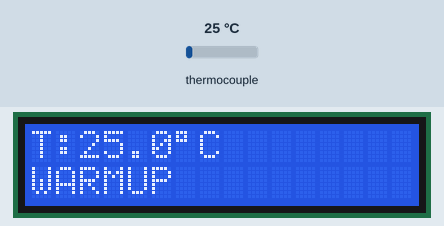
This sketch was run on a simulated Arduino Uno, built with avr-gcc and run on an emulated ATmega328P. Parts: 16×2 character LCD. The test bench sets the inputs (shaded band); at power-on: thermocouple 25 °C. What the sketch prints to the serial monitor is not drawn.

Above: at 2.2 s.
2.3 s: thermocouple set to 38 °C
At 3.0 s:
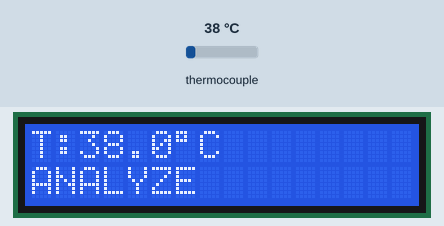
5.3 s: thermocouple set to 75 °C
At 7.0 s:
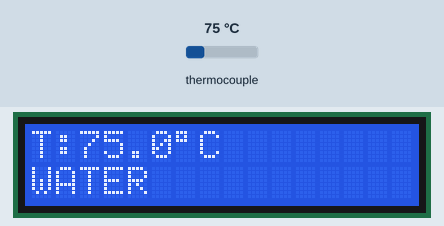
7.1 s: thermocouple set to 6 °C
At 8.5 s:
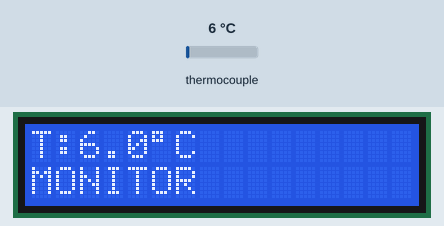
8.9 s: thermocouple set to 150 °C
At 11.0 s:
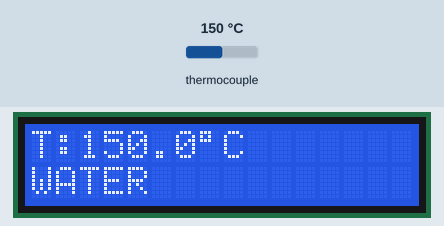
11.9 s: thermocouple set to 0 °C
At 12.7 s:
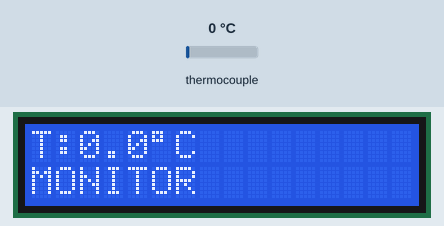
14.9 s: thermocouple set to 11 °C
At 16.2 s:
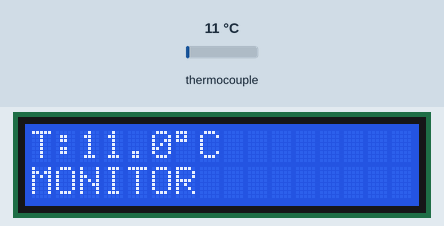
Timing chart, 0 to 17.9 s (numbered marks = the images above; inputs shaded):
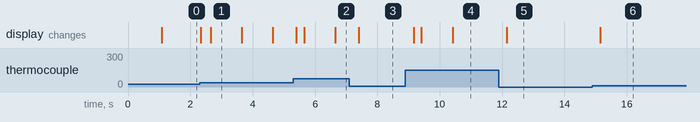

The sketch:

sketch_apr10a.ino
```cpp
#include <LiquidCrystal.h>
#include <max6675.h>
#include <math.h>

// ==========================
// LCD: RS, E, D4, D5, D6, D7
// ==========================
LiquidCrystal lcd(7, 6, 5, 4, A0, A1);

// ==========================
// MAX6675: SCK, CS, SO
// ==========================
int thermoSCK = 13;
int thermoCS  = 10;
int thermoSO  = 12;

MAX6675 thermocouple(thermoSCK, thermoCS, thermoSO);

// ==========================
// Final deployable model constants
// classes_: [0, 1, 2]
// 0 = background, 1 = water, 2 = flame
// ==========================
const int FEATURE_COUNT = 8;
const int WINDOW = 6;

const float SCALER_MEAN[8] = {
  50.0770024773f, 49.5831154234f, 0.1372832370f, 0.1415909716f,
  0.5353702175f, -0.2512386457f, 0.4700139119f, 0.2881336156f
};

const float SCALER_STD[8] = {
  19.9513292393f, 19.6420741605f, 0.5490883984f, 0.4471568452f,
  0.5261088397f, 0.4646888289f, 0.6775544422f, 0.1313555258f
};

const float LOGREG_COEF_CLASS_0[8] = {
  -1.0665727492f, -0.8158413432f, -1.2310814416f, -2.5904672804f,
  -0.4146361218f, -0.4983854282f, -1.1625120380f, 0.0800489103f
};

const float LOGREG_COEF_CLASS_1[8] = {
  0.0739980282f, 0.0898207338f, 0.1149851963f, 1.9266203110f,
  0.0574959186f, 0.4625352928f, -0.5782879439f, 0.2493090889f
};

const float LOGREG_COEF_CLASS_2[8] = {
  0.9925747210f, 0.7260206094f, 1.1160962453f, 0.6638469694f,
  0.3571402032f, 0.0358501354f, 1.7407999820f, -0.3293579992f
};

const float LOGREG_INTERCEPT[3] = {
  -0.1194657917f, 1.4108650433f, -1.2913992517f
};

// ==========================
// Sampling
// ==========================
const unsigned long SAMPLE_INTERVAL_MS = 250;

// ==========================
// Decision / display logic
// ==========================
const float START_TEMP_THRESHOLD = 35.0f;         // temperature must be above this to start analyzing
const float START_MEAN_DIFF_THRESHOLD = 0.05f;    // must be rising
const float COOLING_MEAN_DIFF_THRESHOLD = -0.03f; // falling threshold

const int VOTE_WINDOW = 5;       // keep last 5 source predictions
const int REQUIRED_VOTES = 4;    // need at least 4 same votes to lock

// smarter unlock parameters
const int REQUIRED_BKG_STREAK = 4;           // unlock if background predicted 4 times in a row
const float DROP_FROM_PEAK_THRESHOLD = 8.0f; // unlock if temp falls 8C below locked peak
const unsigned long MAX_LOCK_MS = 8000;      // force unlock logic after 8 seconds if already cooling

// ==========================
// Rolling buffer: previous 6 temps
// ==========================
float historyBuffer[WINDOW];
int validHistoryCount = 0;

// ==========================
// Decision state
// ==========================
int voteBuffer[VOTE_WINDOW];
int voteCount = 0;

bool locked = false;
int lockedClass = 0;              // 0=bkg, 1=water, 2=flame
const char* currentStatus = "MONITOR";

// new smart unlock state
float peakLockedTemp = 0.0f;      // highest temp seen after locking
int backgroundStreak = 0;         // consecutive background predictions
unsigned long lockStartMs = 0;    // when lock started

// ==========================
// LCD helpers
// ==========================
void printLine(int row, const char* text) {
  lcd.setCursor(0, row);
  lcd.print("                ");
  lcd.setCursor(0, row);
  lcd.print(text);
}

void showLCD(float tempC, const char* status) {
  lcd.setCursor(0, 0);
  lcd.print("                ");
  lcd.setCursor(0, 0);
  lcd.print("T:");
  lcd.print(tempC, 1);
  lcd.print((char)223);
  lcd.print("C");

  lcd.setCursor(0, 1);
  lcd.print("                ");
  lcd.setCursor(0, 1);
  lcd.print(status);
}

// ==========================
// Math helpers
// ==========================
float meanArray(const float* arr, int n) {
  float s = 0.0f;
  for (int i = 0; i < n; i++) s += arr[i];
  return s / n;
}

float stdArray(const float* arr, int n, float meanVal) {
  float s = 0.0f;
  for (int i = 0; i < n; i++) {
    float d = arr[i] - meanVal;
    s += d * d;
  }
  return sqrt(s / n);
}

int argmax3(float a, float b, float c) {
  if (a >= b && a >= c) return 0;
  if (b >= a && b >= c) return 1;
  return 2;
}

// ==========================
// Vote helpers
// ==========================
void resetVotes() {
  voteCount = 0;
  for (int i = 0; i < VOTE_WINDOW; i++) {
    voteBuffer[i] = 0;
  }
}

void pushVote(int pred) {
  if (voteCount < VOTE_WINDOW) {
    voteBuffer[voteCount] = pred;
    voteCount++;
  } else {
    for (int i = 0; i < VOTE_WINDOW - 1; i++) {
      voteBuffer[i] = voteBuffer[i + 1];
    }
    voteBuffer[VOTE_WINDOW - 1] = pred;
  }
}

int majorityVote() {
  int count0 = 0, count1 = 0, count2 = 0;

  for (int i = 0; i < voteCount; i++) {
    if (voteBuffer[i] == 0) count0++;
    else if (voteBuffer[i] == 1) count1++;
    else if (voteBuffer[i] == 2) count2++;
  }

  if (count0 >= count1 && count0 >= count2) return 0;
  if (count1 >= count0 && count1 >= count2) return 1;
  return 2;
}

bool voteStrongEnough(int cls) {
  int count = 0;
  for (int i = 0; i < voteCount; i++) {
    if (voteBuffer[i] == cls) count++;
  }
  return (count >= REQUIRED_VOTES);
}

// ==========================
// Buffer helpers
// ==========================
void shiftHistoryAndAppend(float newTemp) {
  if (validHistoryCount < WINDOW) {
    historyBuffer[validHistoryCount] = newTemp;
    validHistoryCount++;
  } else {
    for (int i = 0; i < WINDOW - 1; i++) {
      historyBuffer[i] = historyBuffer[i + 1];
    }
    historyBuffer[WINDOW - 1] = newTemp;
  }
}

// ==========================
// Feature extraction
// Python matched exactly:
// window = previous 6 points
// current_temp = current point
// ==========================
void buildFeatures(float currentTemp, float features[8]) {
  float diffs[WINDOW - 1];

  for (int i = 1; i < WINDOW; i++) {
    diffs[i - 1] = historyBuffer[i] - historyBuffer[i - 1];
  }

  float ma = meanArray(historyBuffer, WINDOW);
  float currentDiff = currentTemp - historyBuffer[WINDOW - 1];
  float meanDiff = meanArray(diffs, WINDOW - 1);

  float maxDiff = diffs[0];
  float minDiff = diffs[0];
  for (int i = 1; i < WINDOW - 1; i++) {
    if (diffs[i] > maxDiff) maxDiff = diffs[i];
    if (diffs[i] < minDiff) minDiff = diffs[i];
  }

  float tempStd = stdArray(historyBuffer, WINDOW, ma);
  float diffStd = stdArray(diffs, WINDOW - 1, meanDiff);

  features[0] = currentTemp;
  features[1] = ma;
  features[2] = currentDiff;
  features[3] = meanDiff;
  features[4] = maxDiff;
  features[5] = minDiff;
  features[6] = tempStd;
  features[7] = diffStd;
}

// ==========================
// Multiclass Logistic Regression
// ==========================
int predictClass(const float features[8], float scoresOut[3]) {
  float xs[8];

  for (int i = 0; i < FEATURE_COUNT; i++) {
    xs[i] = (features[i] - SCALER_MEAN[i]) / SCALER_STD[i];
  }

  float z0 = LOGREG_INTERCEPT[0];
  float z1 = LOGREG_INTERCEPT[1];
  float z2 = LOGREG_INTERCEPT[2];

  for (int i = 0; i < FEATURE_COUNT; i++) {
    z0 += LOGREG_COEF_CLASS_0[i] * xs[i];
    z1 += LOGREG_COEF_CLASS_1[i] * xs[i];
    z2 += LOGREG_COEF_CLASS_2[i] * xs[i];
  }

  scoresOut[0] = z0;
  scoresOut[1] = z1;
  scoresOut[2] = z2;

  return argmax3(z0, z1, z2);
}

const char* className(int pred) {
  if (pred == 0) return "BKG";
  if (pred == 1) return "WATER";
  return "FLAME";
}

// ==========================
// Setup
// ==========================
void setup() {
  Serial.begin(9600);

  lcd.begin(16, 2);
  printLine(0, "Temp Detect");
  printLine(1, "Starting...");
  delay(1000);

  resetVotes();
  peakLockedTemp = 0.0f;
  backgroundStreak = 0;
  lockStartMs = 0;
}

// ==========================
// Main loop
// ==========================
void loop() {
  static unsigned long lastSample = 0;
  unsigned long nowMs = millis();

  if (nowMs - lastSample < SAMPLE_INTERVAL_MS) {
    return;
  }
  lastSample = nowMs;

  float tempC = thermocouple.readCelsius();

  // Need previous WINDOW points before first prediction
  if (validHistoryCount < WINDOW) {
    shiftHistoryAndAppend(tempC);
    currentStatus = "WARMUP";
    showLCD(tempC, currentStatus);

    Serial.print("Temp: ");
    Serial.print(tempC, 2);
    Serial.print(" | Status: WARMUP | Count=");
    Serial.println(validHistoryCount);

    return;
  }

  // Build features using previous WINDOW points + current temp
  float features[8];
  buildFeatures(tempC, features);

  float scores[3];
  int rawPred = predictClass(features, scores);

  float currentTemp = features[0];
  float meanDiff = features[3];

  bool risingCondition =
      (currentTemp > START_TEMP_THRESHOLD) &&
      (meanDiff > START_MEAN_DIFF_THRESHOLD);

  bool coolingCondition = (meanDiff < COOLING_MEAN_DIFF_THRESHOLD);

  // ==========================
  // Display / state logic
  // ==========================
  if (!locked) {
    if (risingCondition) {
      // Only vote on source classes, not background
      if (rawPred == 1 || rawPred == 2) {
        pushVote(rawPred);
      }

      currentStatus = "ANALYZE";

      if (voteCount >= VOTE_WINDOW) {
        int maj = majorityVote();
        if ((maj == 1 || maj == 2) && voteStrongEnough(maj)) {
          locked = true;
          lockedClass = maj;
          currentStatus = className(lockedClass);

          peakLockedTemp = currentTemp;
          backgroundStreak = 0;
          lockStartMs = nowMs;
        }
      }
    } else {
      resetVotes();
      currentStatus = "MONITOR";
    }
  } else {
    // already locked
    currentStatus = className(lockedClass);

    // update peak seen since lock
    if (currentTemp > peakLockedTemp) {
      peakLockedTemp = currentTemp;
    }

    // count consecutive background predictions only when not rising anymore
    if (rawPred == 0 && meanDiff <= 0.02f) {
      backgroundStreak++;
    } else {
      backgroundStreak = 0;
    }

    bool droppedEnough = (peakLockedTemp - currentTemp) >= DROP_FROM_PEAK_THRESHOLD;
    bool lockTooLong = (nowMs - lockStartMs) >= MAX_LOCK_MS;

    bool unlockCondition =
        (backgroundStreak >= REQUIRED_BKG_STREAK) ||
        (droppedEnough && meanDiff <= 0.0f) ||
        (lockTooLong && meanDiff <= 0.0f);

    if (unlockCondition) {
      locked = false;
      lockedClass = 0;
      resetVotes();
      currentStatus = "MONITOR";

      peakLockedTemp = 0.0f;
      backgroundStreak = 0;
      lockStartMs = 0;
    }
  }

  // ==========================
  // Serial debug
  // ==========================
  Serial.print("Temp: ");
  Serial.print(tempC, 2);
  Serial.print(" | RawPred: ");
  Serial.print(className(rawPred));
  Serial.print(" | LCD: ");
  Serial.print(currentStatus);
  Serial.print(" | meanDiff: ");
  Serial.print(meanDiff, 4);
  Serial.print(" | bkgStreak: ");
  Serial.print(backgroundStreak);
  Serial.print(" | peakLockedTemp: ");
  Serial.print(peakLockedTemp, 2);
  Serial.print(" | Scores: ");
  Serial.print(scores[0], 4);
  Serial.print(", ");
  Serial.print(scores[1], 4);
  Serial.print(", ");
  Serial.println(scores[2], 4);

  // LCD
  showLCD(tempC, currentStatus);

  // update history after prediction
  shiftHistoryAndAppend(tempC);
}
```

Measured:
- after the input at 2.3 s, the display: first changes at once (image 1 shows a later state)
- after the input at 5.3 s, the display: first changes after 0.11 s (image 2 shows a later state)
- after the input at 7.1 s, the display: changes after 0.31 s (image 3)
- after the input at 8.9 s, the display: first changes after 0.26 s (image 4 shows a later state)
- after the input at 11.9 s, the display: changes after 0.26 s (image 5)
- after the input at 14.9 s, the display: changes after 0.26 s (image 6)
- what the display in image 1 shows lasts 1.0 s, from 2.7 s to 3.7 s
